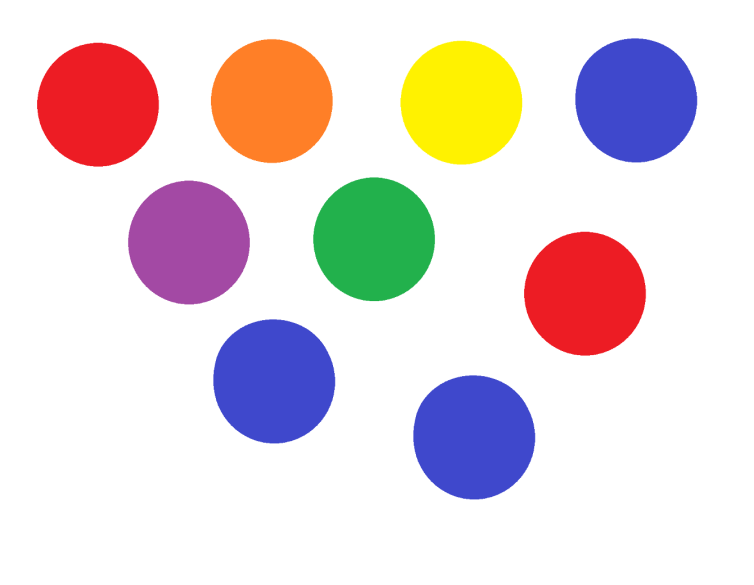
#> input picture Coloured_Balls.png, 754 x 585 px
$ jupyter execute Color_Detection.ipynb   (shell and % lines are left out)
#> lines starting #> are read from the running program, lines starting #| are printed output that depends on the picture; after the words box and inside, x2 and y2 are one past the last pixel; in counts of white or black regions, pixels touching at a corner belong together
[cell 1]
import matplotlib.pyplot as plt
import numpy as np
import cv2

[cell 2]
image = cv2.imread('Coloured_Balls.png')
#> image is the input picture: shape (585, 754, 3); mean B, G, R 219.3, 217.2, 230
display_image = cv2.cvtColor(image, cv2.COLOR_BGR2RGB)
hsv = cv2.cvtColor(image, cv2.COLOR_BGR2HSV)
#> hsv: shape (585, 754, 3); mean H, S, V 26.7, 48.2, 245.4

[cell 3]
display_images = np.hstack([display_image,image, hsv])
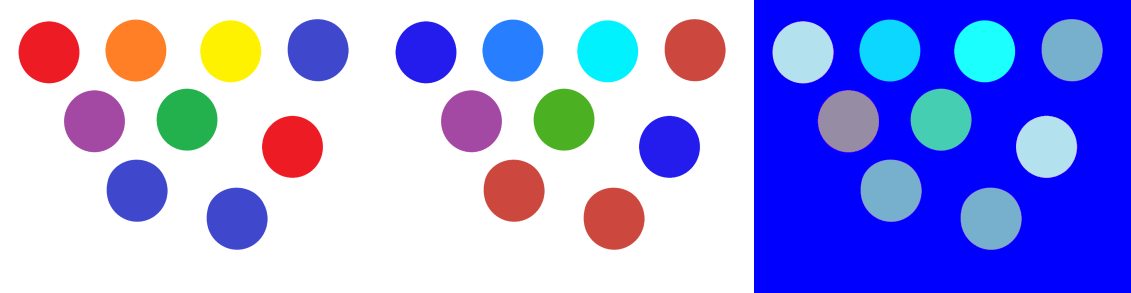
#> display_images: shape (585, 2262, 3) (shown at 1/2 size); mean R, G, B 158.7, 160.9, 231.6
plt.imshow(display_images)

[cell 4]
# Blue Color Detection
lower_hue = np.array([109, 0, 0])
upper_hue = np.array([122, 255, 255])

mask = cv2.inRange(hsv, lower_hue, upper_hue)
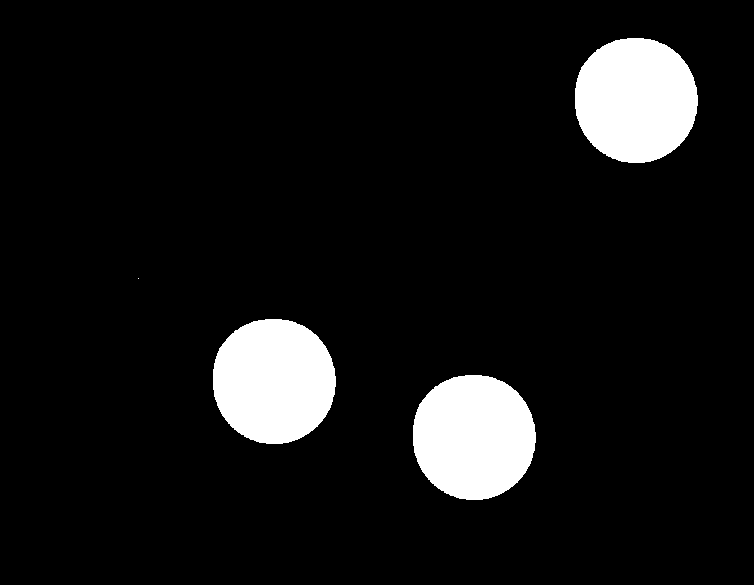
#> mask: shape (585, 754); 8.3% white; 4 white regions (1 under 20 px), largest, box (x1, y1, x2, y2) and area: (575, 38, 698, 163) 12237, (213, 319, 336, 444) 12237, (413, 375, 536, 500) 12237
result = cv2.bitwise_and(image, image, mask=mask)
result = cv2.cvtColor(result, cv2.COLOR_BGR2RGB)
plt.imshow(result)

[cell 5]
# Yellow Color Detection
lower_hue = np.array([21, 0, 0])
upper_hue = np.array([45, 255, 255])

mask = cv2.inRange(hsv, lower_hue, upper_hue)
#> mask: shape (585, 754); 2.7% white; 10 white regions (9 under 20 px), largest, box (x1, y1, x2, y2) and area: (400, 40, 523, 165) 12112
result = cv2.bitwise_and(image, image, mask=mask)
result = cv2.cvtColor(result, cv2.COLOR_BGR2RGB)
plt.imshow(result)

[cell 6]
# Green Color Detection
lower_hue = np.array([50, 0, 0])
upper_hue = np.array([75, 255, 255])

mask = cv2.inRange(hsv, lower_hue, upper_hue)
#> mask: shape (585, 754); 2.7% white; 1 white region, box (x1, y1, x2, y2) and area: (313, 177, 436, 302) 12108
result = cv2.bitwise_and(image, image, mask=mask)
result = cv2.cvtColor(result, cv2.COLOR_BGR2RGB)
plt.imshow(result)

[cell 7]
# Purple Color Detection
lower_hue = np.array([130, 0, 0])
upper_hue = np.array([150, 255, 255])

mask = cv2.inRange(hsv, lower_hue, upper_hue)
#> mask: shape (585, 754); 2.7% white; 1 white region, box (x1, y1, x2, y2) and area: (127, 180, 250, 305) 12107
result = cv2.bitwise_and(image, image, mask=mask)
result = cv2.cvtColor(result, cv2.COLOR_BGR2RGB)
plt.imshow(result)

[cell 8]
# Orange Color Detection
lower_hue = np.array([1, 0, 0])
upper_hue = np.array([20, 255, 255])

mask = cv2.inRange(hsv, lower_hue, upper_hue)
#> mask: shape (585, 754); 2.7% white; 1 white region, box (x1, y1, x2, y2) and area: (210, 38, 333, 164) 12104
result = cv2.bitwise_and(image, image, mask=mask)
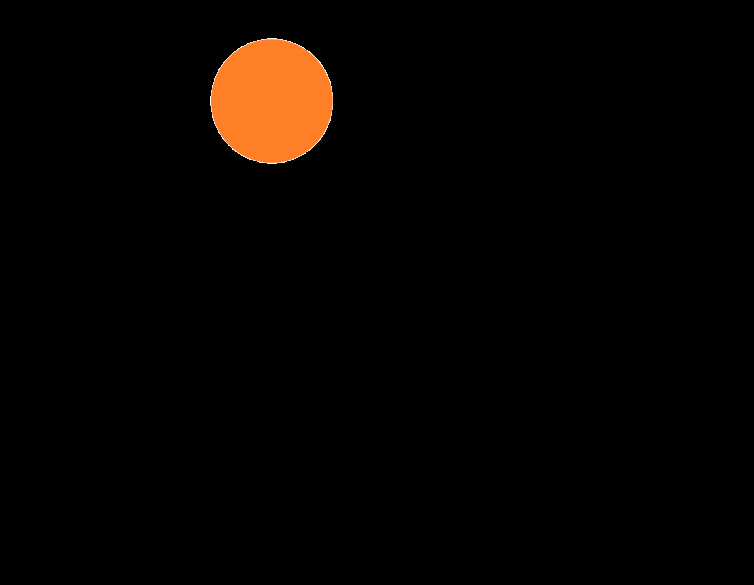
#> result: shape (585, 754, 3); mean B, G, R 1.2, 3.6, 7
result = cv2.cvtColor(result, cv2.COLOR_BGR2RGB)
plt.imshow(result)

[cell 9]
# Red Color Detection
lower_hue = np.array([170, 0, 0])
upper_hue = np.array([179, 255, 255])

mask = cv2.inRange(hsv, lower_hue, upper_hue)
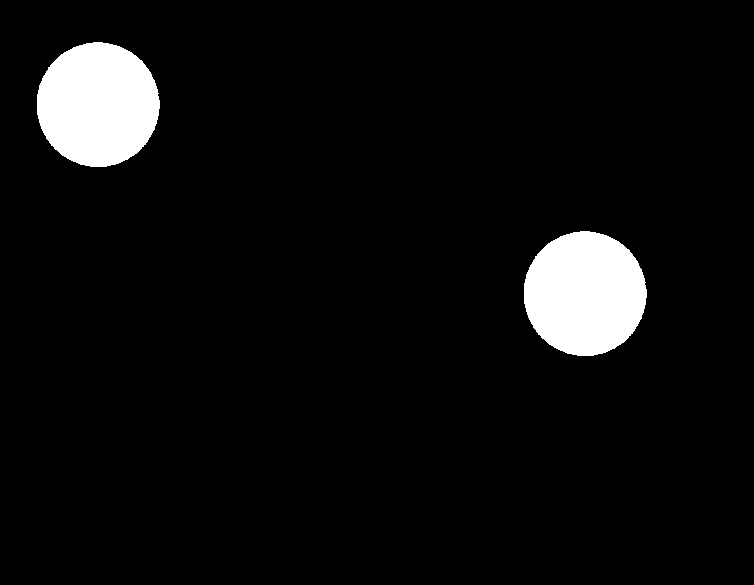
#> mask: shape (585, 754); 5.4% white; 2 white regions, box (x1, y1, x2, y2) and area: (37, 42, 160, 167) 12016, (524, 231, 647, 356) 12016
result = cv2.bitwise_and(image, image, mask=mask)
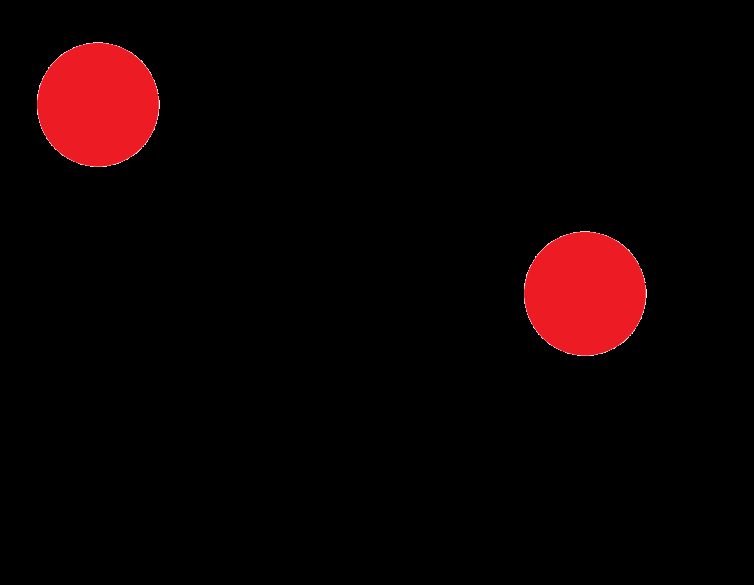
#> result: shape (585, 754, 3); mean B, G, R 2.2, 1.7, 12.9
result = cv2.cvtColor(result, cv2.COLOR_BGR2RGB)
plt.imshow(result)

<strong style='color:cyan;'>Second Image(More Colors)</strong>

[cell 10]
image = cv2.imread('second.jpg')
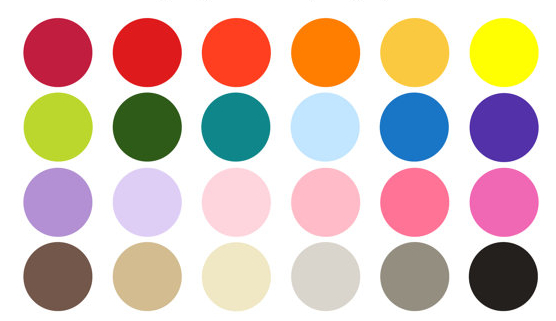
#> input picture second.jpg, 556 x 321 px
#> image is the input picture: shape (321, 556, 3); mean B, G, R 189.1, 197.6, 217.5
display_image = cv2.cvtColor(image, cv2.COLOR_BGR2RGB)
#> display_image: shape (321, 556, 3)
hsv = cv2.cvtColor(image, cv2.COLOR_BGR2HSV)
#> hsv: shape (321, 556, 3); mean H, S, V 48.5, 69.1, 229.7

display_images = np.hstack([display_image,image, hsv])
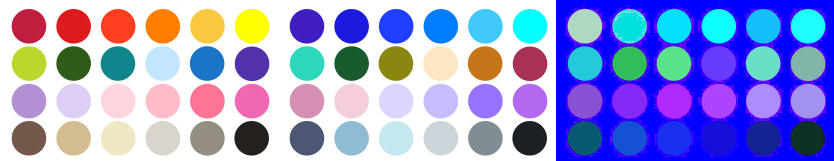
#> display_images: shape (321, 1668, 3) (shown at 1/2 size); mean R, G, B 151.7, 154.8, 212.1
plt.imshow(display_images)

[cell 11]
# Pink Color Detection
lower_hue = np.array([142, 0, 0])
upper_hue = np.array([165, 255, 255])

mask = cv2.inRange(hsv, lower_hue, upper_hue)
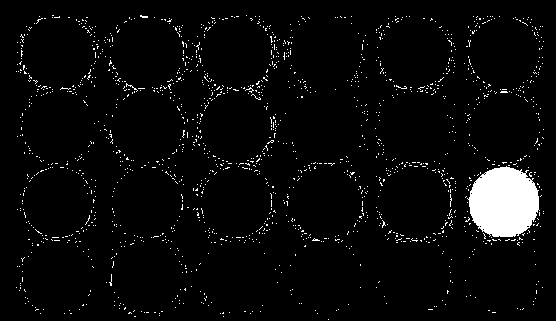
#> mask: shape (321, 556); 4% white; 1584 white regions (1582 under 20 px), largest, box (x1, y1, x2, y2) and area: (467, 166, 540, 237) 3918, (126, 83, 138, 92) 20
result = cv2.bitwise_and(image, image, mask=mask)
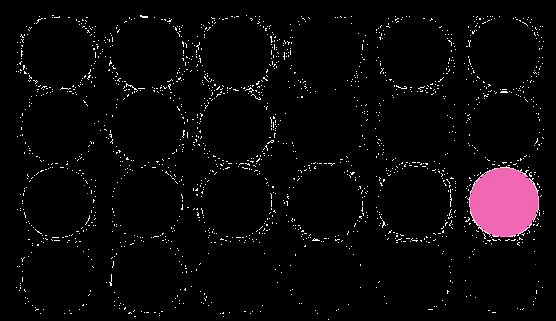
#> result: shape (321, 556, 3); mean B, G, R 8.7, 7, 9.9
result = cv2.cvtColor(result, cv2.COLOR_BGR2RGB)
plt.imshow(result)

[cell 12]
# Brown Color Detection
lower_hue = np.array([1, 0, 0])
upper_hue = np.array([32, 83, 83])

mask = cv2.inRange(hsv, lower_hue, upper_hue)
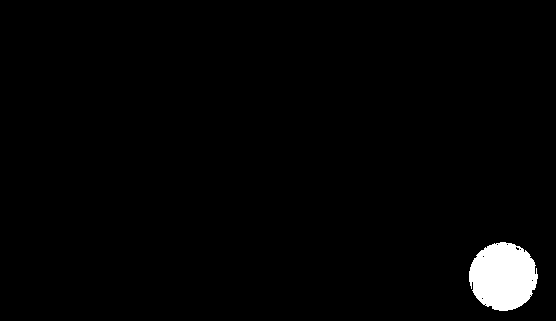
#> mask: shape (321, 556); 2% white; 1 white region, box (x1, y1, x2, y2) and area: (469, 242, 538, 311) 3630
result = cv2.bitwise_and(image, image, mask=mask)
result = cv2.cvtColor(result, cv2.COLOR_BGR2RGB)
plt.imshow(result)
